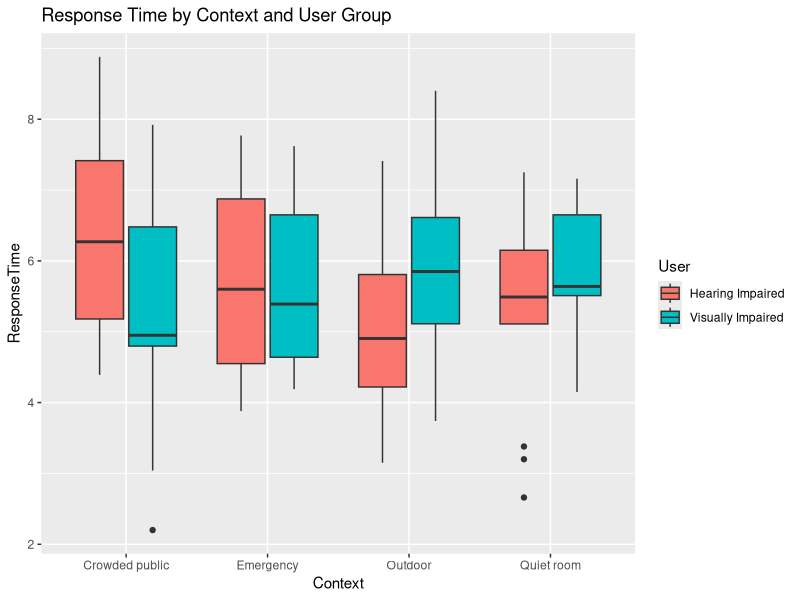
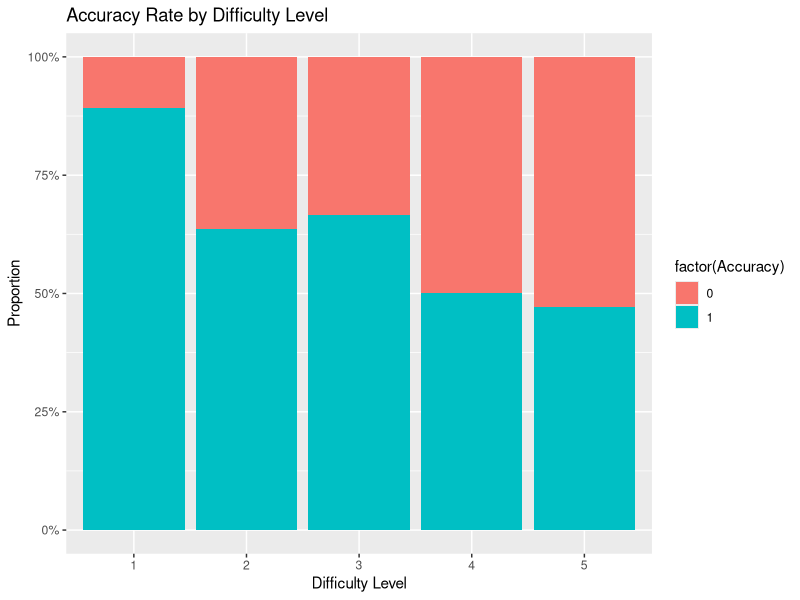

Here is the R script that generated these plots, in order:
set.seed(2025)

n <- 100 # Number of communications

# Variables
users <- sample(c("Visually Impaired", "Hearing Impaired"), n, replace=TRUE)
gestures <- sample(paste("Gesture", LETTERS[1:5]), n, replace=TRUE) # 5 gesture types
contexts <- sample(c("Quiet room", "Crowded public", "Outdoor", "Emergency"), n, replace=TRUE)
difficulty_level <- sample(1:5, n, replace=TRUE) # 1=Easy, 5=Hard
response_time <- round(rnorm(n, mean=4 + difficulty_level/2, sd=1.2),2) # seconds
accuracy <- rbinom(n, 1, prob=1 - (difficulty_level * 0.10 + ifelse(contexts=="Emergency", 0.2, 0))) # binary accuracy

# Dataframe
df <- data.frame(User=users,
                 Gesture=gestures,
                 Context=contexts,
                 Difficulty=difficulty_level,
                 ResponseTime=response_time,
                 Accuracy=accuracy)

# Data summary
library(dplyr)
summary_stats <- df %>%
  group_by(User, Context) %>%
  summarise(AvgRespTime = mean(ResponseTime),
            AccuracyRate = mean(Accuracy),
            AvgDifficulty = mean(Difficulty),
            .groups = "drop")

print("Summary Statistics by User and Context:")
print(summary_stats)

# Visualization
library(ggplot2)
# Boxplot: Response Time by Context
ggplot(df, aes(x=Context, y=ResponseTime, fill=User)) +
  geom_boxplot() +
  labs(title="Response Time by Context and User Group")

# Bar plot: Accuracy Rate by Difficulty Level
ggplot(df, aes(x=factor(Difficulty), fill=factor(Accuracy))) +
  geom_bar(position="fill") +
  labs(title="Accuracy Rate by Difficulty Level", x="Difficulty Level", y="Proportion") +
  scale_y_continuous(labels=scales::percent)

# Gesture-wise accuracy
gesture_acc <- df %>%
  group_by(Gesture) %>%
  summarise(GestureAccuracy = mean(Accuracy))

print("Gesture-wise Accuracy:")
print(gesture_acc)